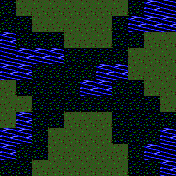

Tiled map render using the project's own tile images. Description and the whole map definition, tile-layer contents included, below:
An orthogonal 11x11 tile map with 16x16 px tiles, 1 tile layer (Map Layer) and 24 objects (24x position).

<map version="1.0" orientation="orthogonal" width="11" height="11" tilewidth="16" tileheight="16" backgroundcolor="#000000">
<tileset firstgid="1" name="marsh.con" tilewidth="16" tileheight="16">
<image source="tiles.png" width="256" height="256" />
</tileset>
<layer name="Map Layer" width="11" height="11">
<data encoding="csv">
209,226,226,226,226,226,226,226,209,242,225,
209,209,226,226,226,226,226,209,242,242,242,
242,209,209,209,226,226,226,209,209,226,226,
225,242,242,242,209,209,209,209,226,226,226,
242,242,209,209,209,209,242,242,226,226,226,
226,209,209,209,209,242,242,209,209,226,226,
226,226,209,209,209,209,209,209,209,209,226,
226,242,209,209,226,226,226,209,209,209,209,
242,242,209,226,226,226,226,209,209,209,242,
242,209,209,226,226,226,226,226,209,242,225,
209,209,226,226,226,226,226,226,209,209,242
</data>
</layer>
<objectgroup name="Monster Positions" width="11" height="11">
<object name="position" type="position" x="16" y="0" width="16" height="16">
<properties>
<property name="index" value="0" />
<property name="startX" value="1" />
<property name="startY" value="0" />
</properties>
</object>
<object name="position" type="position" x="48" y="0" width="16" height="16">
<properties>
<property name="index" value="1" />
<property name="startX" value="3" />
<property name="startY" value="0" />
</properties>
</object>
<object name="position" type="position" x="80" y="0" width="16" height="16">
<properties>
<property name="index" value="2" />
<property name="startX" value="5" />
<property name="startY" value="0" />
</properties>
</object>
<object name="position" type="position" x="112" y="0" width="16" height="16">
<properties>
<property name="index" value="3" />
<property name="startX" value="7" />
<property name="startY" value="0" />
</properties>
</object>
<object name="position" type="position" x="32" y="16" width="16" height="16">
<properties>
<property name="index" value="4" />
<property name="startX" value="2" />
<property name="startY" value="1" />
</properties>
</object>
<object name="position" type="position" x="64" y="16" width="16" height="16">
<properties>
<property name="index" value="5" />
<property name="startX" value="4" />
<property name="startY" value="1" />
</properties>
</object>
<object name="position" type="position" x="96" y="16" width="16" height="16">
<properties>
<property name="index" value="6" />
<property name="startX" value="6" />
<property name="startY" value="1" />
</properties>
</object>
<object name="position" type="position" x="80" y="32" width="16" height="16">
<properties>
<property name="index" value="7" />
<property name="startX" value="5" />
<property name="startY" value="2" />
</properties>
</object>
<object name="position" type="position" x="144" y="32" width="16" height="16">
<properties>
<property name="index" value="8" />
<property name="startX" value="9" />
<property name="startY" value="2" />
</properties>
</object>
<object name="position" type="position" x="160" y="48" width="16" height="16">
<properties>
<property name="index" value="9" />
<property name="startX" value="10" />
<property name="startY" value="3" />
</properties>
</object>
<object name="position" type="position" x="128" y="64" width="16" height="16">
<properties>
<property name="index" value="10" />
<property name="startX" value="8" />
<property name="startY" value="4" />
</properties>
</object>
<object name="position" type="position" x="160" y="64" width="16" height="16">
<properties>
<property name="index" value="11" />
<property name="startX" value="10" />
<property name="startY" value="4" />
</properties>
</object>
<object name="position" type="position" x="144" y="80" width="16" height="16">
<properties>
<property name="index" value="12" />
<property name="startX" value="9" />
<property name="startY" value="5" />
</properties>
</object>
<object name="position" type="position" x="160" y="96" width="16" height="16">
<properties>
<property name="index" value="13" />
<property name="startX" value="10" />
<property name="startY" value="6" />
</properties>
</object>
<object name="position" type="position" x="16" y="96" width="16" height="16">
<properties>
<property name="index" value="14" />
<property name="startX" value="1" />
<property name="startY" value="6" />
</properties>
</object>
<object name="position" type="position" x="0" y="112" width="16" height="16">
<properties>
<property name="index" value="15" />
<property name="startX" value="0" />
<property name="startY" value="7" />
</properties>
</object>
</objectgroup>
<objectgroup name="Player Positions" width="11" height="11">
<object name="position" type="position" x="80" y="112" width="16" height="16">
<properties>
<property name="index" value="0" />
<property name="startX" value="5" />
<property name="startY" value="7" />
</properties>
</object>
<object name="position" type="position" x="64" y="128" width="16" height="16">
<properties>
<property name="index" value="1" />
<property name="startX" value="4" />
<property name="startY" value="8" />
</properties>
</object>
<object name="position" type="position" x="96" y="128" width="16" height="16">
<properties>
<property name="index" value="2" />
<property name="startX" value="6" />
<property name="startY" value="8" />
</properties>
</object>
<object name="position" type="position" x="48" y="144" width="16" height="16">
<properties>
<property name="index" value="3" />
<property name="startX" value="3" />
<property name="startY" value="9" />
</properties>
</object>
<object name="position" type="position" x="80" y="144" width="16" height="16">
<properties>
<property name="index" value="4" />
<property name="startX" value="5" />
<property name="startY" value="9" />
</properties>
</object>
<object name="position" type="position" x="112" y="144" width="16" height="16">
<properties>
<property name="index" value="5" />
<property name="startX" value="7" />
<property name="startY" value="9" />
</properties>
</object>
<object name="position" type="position" x="64" y="160" width="16" height="16">
<properties>
<property name="index" value="6" />
<property name="startX" value="4" />
<property name="startY" value="10" />
</properties>
</object>
<object name="position" type="position" x="96" y="160" width="16" height="16">
<properties>
<property name="index" value="7" />
<property name="startX" value="6" />
<property name="startY" value="10" />
</properties>
</object>
</objectgroup>
</map>
